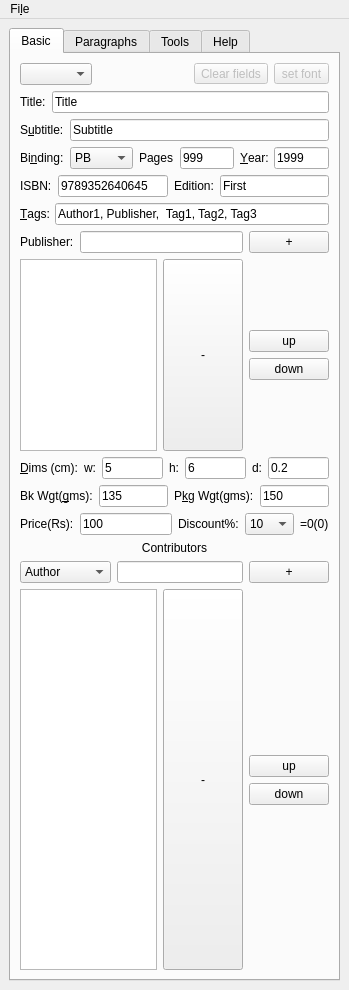
<?xml version="1.0" encoding="UTF-8"?>
<ui version="4.0">
 <class>MainWindow</class>
 <widget class="QMainWindow" name="MainWindow">
  <property name="geometry">
   <rect>
    <x>0</x>
    <y>0</y>
    <width>349</width>
    <height>990</height>
   </rect>
  </property>
  <property name="sizePolicy">
   <sizepolicy hsizetype="Minimum" vsizetype="Minimum">
    <horstretch>0</horstretch>
    <verstretch>0</verstretch>
   </sizepolicy>
  </property>
  <property name="minimumSize">
   <size>
    <width>349</width>
    <height>150</height>
   </size>
  </property>
  <property name="windowTitle">
   <string>TDB Lister</string>
  </property>
  <property name="windowOpacity">
   <double>1.000000000000000</double>
  </property>
  <property name="toolButtonStyle">
   <enum>Qt::ToolButtonIconOnly</enum>
  </property>
  <widget class="QWidget" name="centralwidget">
   <layout class="QGridLayout" name="gridLayout_7">
    <item row="0" column="0">
     <widget class="QTabWidget" name="tabWidget">
      <property name="currentIndex">
       <number>0</number>
      </property>
      <widget class="QWidget" name="tab">
       <property name="sizePolicy">
        <sizepolicy hsizetype="Preferred" vsizetype="Maximum">
         <horstretch>0</horstretch>
         <verstretch>0</verstretch>
        </sizepolicy>
       </property>
       <attribute name="title">
        <string>Basic</string>
       </attribute>
       <layout class="QGridLayout" name="gridLayout_3">
        <item row="0" column="0">
         <layout class="QGridLayout" name="gridLayout">
          <item row="5" column="0">
           <layout class="QHBoxLayout" name="horizontalLayout_4">
            <item>
             <widget class="QLabel" name="label_6">
              <property name="text">
               <string>ISBN:</string>
              </property>
              <property name="buddy">
               <cstring>lineEditISBN</cstring>
              </property>
             </widget>
            </item>
            <item>
             <widget class="QLineEdit" name="lineEditISBN">
              <property name="text">
               <string>9789352640645</string>
              </property>
             </widget>
            </item>
            <item>
             <widget class="QLabel" name="label_20">
              <property name="text">
               <string>Edition:</string>
              </property>
             </widget>
            </item>
            <item>
             <widget class="QLineEdit" name="lineEditEdition">
              <property name="text">
               <string>First</string>
              </property>
             </widget>
            </item>
           </layout>
          </item>
          <item row="6" column="0">
           <layout class="QHBoxLayout" name="horizontalLayout_5"/>
          </item>
          <item row="2" column="0">
           <layout class="QHBoxLayout" name="horizontalLayout">
            <property name="spacing">
             <number>6</number>
            </property>
            <item>
             <widget class="QLabel" name="label_2">
              <property name="text">
               <string>Title:</string>
              </property>
              <property name="buddy">
               <cstring>lineEditTitle</cstring>
              </property>
             </widget>
            </item>
            <item>
             <widget class="QLineEdit" name="lineEditTitle">
              <property name="text">
               <string>Title</string>
              </property>
             </widget>
            </item>
           </layout>
          </item>
          <item row="14" column="0">
           <layout class="QHBoxLayout" name="horizontalLayout_16">
            <item>
             <widget class="QComboBox" name="comboBoxContribType">
              <item>
               <property name="text">
                <string>Author</string>
               </property>
              </item>
              <item>
               <property name="text">
                <string>Editor</string>
               </property>
              </item>
              <item>
               <property name="text">
                <string>Illustrator</string>
               </property>
              </item>
              <item>
               <property name="text">
                <string>Translator</string>
               </property>
              </item>
              <item>
               <property name="text">
                <string>Contributor</string>
               </property>
              </item>
             </widget>
            </item>
            <item>
             <widget class="QLineEdit" name="lineEditContribValue"/>
            </item>
            <item>
             <widget class="QPushButton" name="pushButtonAddContrib">
              <property name="text">
               <string>+</string>
              </property>
             </widget>
            </item>
           </layout>
          </item>
          <item row="13" column="0">
           <widget class="QLabel" name="label">
            <property name="text">
             <string>Contributors</string>
            </property>
            <property name="alignment">
             <set>Qt::AlignCenter</set>
            </property>
           </widget>
          </item>
          <item row="7" column="0">
           <layout class="QHBoxLayout" name="horizontalLayout_6">
            <item>
             <widget class="QLabel" name="label_11">
              <property name="text">
               <string>&amp;Tags:</string>
              </property>
              <property name="buddy">
               <cstring>lineEditTags</cstring>
              </property>
             </widget>
            </item>
            <item>
             <widget class="QLineEdit" name="lineEditTags">
              <property name="text">
               <string>Author1, Publisher,  Tag1, Tag2, Tag3</string>
              </property>
             </widget>
            </item>
           </layout>
          </item>
          <item row="1" column="0">
           <layout class="QHBoxLayout" name="horizontalLayout_14">
            <item>
             <widget class="QComboBox" name="comboBoxQtStyles"/>
            </item>
            <item>
             <spacer name="horizontalSpacer">
              <property name="orientation">
               <enum>Qt::Horizontal</enum>
              </property>
              <property name="sizeHint" stdset="0">
               <size>
                <width>40</width>
                <height>20</height>
               </size>
              </property>
             </spacer>
            </item>
            <item>
             <widget class="QToolButton" name="toolButton_3">
              <property name="enabled">
               <bool>false</bool>
              </property>
              <property name="text">
               <string>Clear fields</string>
              </property>
             </widget>
            </item>
            <item>
             <widget class="QToolButton" name="toolButton_4">
              <property name="enabled">
               <bool>false</bool>
              </property>
              <property name="text">
               <string>set font</string>
              </property>
             </widget>
            </item>
           </layout>
          </item>
          <item row="10" column="0">
           <layout class="QHBoxLayout" name="horizontalLayout_7">
            <item>
             <widget class="QLabel" name="label_12">
              <property name="text">
               <string>&amp;Dims (cm):</string>
              </property>
              <property name="buddy">
               <cstring>lineEditWidth</cstring>
              </property>
             </widget>
            </item>
            <item>
             <widget class="QLabel" name="label_13">
              <property name="text">
               <string>w:</string>
              </property>
             </widget>
            </item>
            <item>
             <widget class="QLineEdit" name="lineEditWidth">
              <property name="text">
               <string>5</string>
              </property>
             </widget>
            </item>
            <item>
             <widget class="QLabel" name="label_14">
              <property name="sizePolicy">
               <sizepolicy hsizetype="Preferred" vsizetype="Preferred">
                <horstretch>0</horstretch>
                <verstretch>0</verstretch>
               </sizepolicy>
              </property>
              <property name="maximumSize">
               <size>
                <width>20</width>
                <height>51</height>
               </size>
              </property>
              <property name="text">
               <string>h:</string>
              </property>
              <property name="buddy">
               <cstring>lineEditHeight</cstring>
              </property>
             </widget>
            </item>
            <item>
             <widget class="QLineEdit" name="lineEditHeight">
              <property name="text">
               <string>6</string>
              </property>
             </widget>
            </item>
            <item>
             <widget class="QLabel" name="label_15">
              <property name="text">
               <string>d:</string>
              </property>
              <property name="buddy">
               <cstring>lineEditDepth</cstring>
              </property>
             </widget>
            </item>
            <item>
             <widget class="QLineEdit" name="lineEditDepth">
              <property name="text">
               <string>0.2</string>
              </property>
             </widget>
            </item>
           </layout>
          </item>
          <item row="9" column="0">
           <layout class="QHBoxLayout" name="horizontalLayout_18">
            <item>
             <widget class="QListView" name="listViewBkPublishers"/>
            </item>
            <item>
             <widget class="QPushButton" name="pushButtonDeletePublisher">
              <property name="sizePolicy">
               <sizepolicy hsizetype="Minimum" vsizetype="Expanding">
                <horstretch>0</horstretch>
                <verstretch>0</verstretch>
               </sizepolicy>
              </property>
              <property name="text">
               <string>-</string>
              </property>
             </widget>
            </item>
            <item>
             <layout class="QVBoxLayout" name="verticalLayout_2">
              <item>
               <spacer name="verticalSpacer_2">
                <property name="orientation">
                 <enum>Qt::Vertical</enum>
                </property>
                <property name="sizeHint" stdset="0">
                 <size>
                  <width>20</width>
                  <height>40</height>
                 </size>
                </property>
               </spacer>
              </item>
              <item>
               <widget class="QPushButton" name="pushButtonMovePublisherUp">
                <property name="text">
                 <string>up</string>
                </property>
               </widget>
              </item>
              <item>
               <widget class="QPushButton" name="pushButtonMovePublisherDown">
                <property name="text">
                 <string>down</string>
                </property>
               </widget>
              </item>
              <item>
               <spacer name="verticalSpacer">
                <property name="orientation">
                 <enum>Qt::Vertical</enum>
                </property>
                <property name="sizeHint" stdset="0">
                 <size>
                  <width>20</width>
                  <height>40</height>
                 </size>
                </property>
               </spacer>
              </item>
             </layout>
            </item>
           </layout>
          </item>
          <item row="3" column="0">
           <layout class="QHBoxLayout" name="horizontalLayout_2">
            <property name="spacing">
             <number>6</number>
            </property>
            <item>
             <widget class="QLabel" name="label_3">
              <property name="text">
               <string>S&amp;ubtitle:</string>
              </property>
              <property name="buddy">
               <cstring>lineEditSubtitle</cstring>
              </property>
             </widget>
            </item>
            <item>
             <widget class="QLineEdit" name="lineEditSubtitle">
              <property name="text">
               <string>Subtitle</string>
              </property>
             </widget>
            </item>
           </layout>
          </item>
          <item row="4" column="0">
           <layout class="QHBoxLayout" name="horizontalLayout_3">
            <item>
             <widget class="QLabel" name="label_4">
              <property name="text">
               <string>Bi&amp;nding:</string>
              </property>
              <property name="buddy">
               <cstring>comboBoxBinding</cstring>
              </property>
             </widget>
            </item>
            <item>
             <widget class="QComboBox" name="comboBoxBinding">
              <item>
               <property name="text">
                <string>PB</string>
               </property>
              </item>
              <item>
               <property name="text">
                <string>HB</string>
               </property>
              </item>
              <item>
               <property name="text">
                <string>CS</string>
               </property>
              </item>
              <item>
               <property name="text">
                <string>EPUB</string>
               </property>
              </item>
              <item>
               <property name="text">
                <string>MOBI</string>
               </property>
              </item>
              <item>
               <property name="text">
                <string>PDF</string>
               </property>
              </item>
             </widget>
            </item>
            <item>
             <widget class="QLabel" name="label_5">
              <property name="text">
               <string>Pages</string>
              </property>
              <property name="buddy">
               <cstring>lineEditPageCount</cstring>
              </property>
             </widget>
            </item>
            <item>
             <widget class="QLineEdit" name="lineEditPageCount">
              <property name="text">
               <string>999</string>
              </property>
             </widget>
            </item>
            <item>
             <widget class="QLabel" name="label_Year">
              <property name="sizePolicy">
               <sizepolicy hsizetype="Preferred" vsizetype="Preferred">
                <horstretch>0</horstretch>
                <verstretch>0</verstretch>
               </sizepolicy>
              </property>
              <property name="text">
               <string>&amp;Year:</string>
              </property>
              <property name="buddy">
               <cstring>lineEditYear</cstring>
              </property>
             </widget>
            </item>
            <item>
             <widget class="QLineEdit" name="lineEditYear">
              <property name="text">
               <string>1999</string>
              </property>
             </widget>
            </item>
           </layout>
          </item>
          <item row="11" column="0">
           <layout class="QHBoxLayout" name="horizontalLayout_8">
            <item>
             <widget class="QLabel" name="label_16">
              <property name="text">
               <string>Bk Wgt(&amp;gms):</string>
              </property>
              <property name="buddy">
               <cstring>lineEditBkWeight</cstring>
              </property>
             </widget>
            </item>
            <item>
             <widget class="QLineEdit" name="lineEditBkWeight">
              <property name="text">
               <string>135</string>
              </property>
             </widget>
            </item>
            <item>
             <widget class="QLabel" name="label_17">
              <property name="text">
               <string>P&amp;kg Wgt(gms):</string>
              </property>
              <property name="buddy">
               <cstring>lineEditPkgWeight</cstring>
              </property>
             </widget>
            </item>
            <item>
             <widget class="QLineEdit" name="lineEditPkgWeight">
              <property name="text">
               <string>150</string>
              </property>
             </widget>
            </item>
           </layout>
          </item>
          <item row="8" column="0">
           <layout class="QHBoxLayout" name="horizontalLayout_9">
            <item>
             <widget class="QLabel" name="label_7">
              <property name="text">
               <string>Publisher:</string>
              </property>
             </widget>
            </item>
            <item>
             <widget class="QLineEdit" name="lineEditPublisher"/>
            </item>
            <item>
             <widget class="QPushButton" name="pushButtonAddPublisher">
              <property name="text">
               <string>+</string>
              </property>
             </widget>
            </item>
           </layout>
          </item>
          <item row="12" column="0">
           <layout class="QHBoxLayout" name="horizontalLayout_19">
            <item>
             <widget class="QLabel" name="label_18">
              <property name="text">
               <string>Price(Rs):</string>
              </property>
             </widget>
            </item>
            <item>
             <widget class="QLineEdit" name="lineEditPrice">
              <property name="text">
               <string>100</string>
              </property>
             </widget>
            </item>
            <item>
             <widget class="QLabel" name="label_19">
              <property name="text">
               <string>Discount%:</string>
              </property>
             </widget>
            </item>
            <item>
             <widget class="QComboBox" name="comboBoxDiscount">
              <property name="sizePolicy">
               <sizepolicy hsizetype="Minimum" vsizetype="Fixed">
                <horstretch>0</horstretch>
                <verstretch>0</verstretch>
               </sizepolicy>
              </property>
              <property name="maximumSize">
               <size>
                <width>49</width>
                <height>16777215</height>
               </size>
              </property>
              <item>
               <property name="text">
                <string>10</string>
               </property>
              </item>
              <item>
               <property name="text">
                <string>15</string>
               </property>
              </item>
              <item>
               <property name="text">
                <string>TDB Auto</string>
               </property>
              </item>
             </widget>
            </item>
            <item>
             <widget class="QLabel" name="labelPriceAfterDiscount">
              <property name="text">
               <string>=0(0)</string>
              </property>
             </widget>
            </item>
           </layout>
          </item>
         </layout>
        </item>
        <item row="1" column="0">
         <layout class="QHBoxLayout" name="horizontalLayout_17">
          <item>
           <widget class="QTableView" name="tableViewContributor">
            <property name="selectionMode">
             <enum>QAbstractItemView::SingleSelection</enum>
            </property>
            <property name="selectionBehavior">
             <enum>QAbstractItemView::SelectItems</enum>
            </property>
            <attribute name="horizontalHeaderVisible">
             <bool>true</bool>
            </attribute>
            <attribute name="horizontalHeaderDefaultSectionSize">
             <number>150</number>
            </attribute>
            <attribute name="horizontalHeaderHighlightSections">
             <bool>true</bool>
            </attribute>
            <attribute name="verticalHeaderVisible">
             <bool>true</bool>
            </attribute>
           </widget>
          </item>
          <item>
           <widget class="QPushButton" name="pushButtonDeleteContrib">
            <property name="sizePolicy">
             <sizepolicy hsizetype="Minimum" vsizetype="Expanding">
              <horstretch>0</horstretch>
              <verstretch>0</verstretch>
             </sizepolicy>
            </property>
            <property name="text">
             <string>-</string>
            </property>
           </widget>
          </item>
          <item>
           <layout class="QVBoxLayout" name="verticalLayout_3">
            <item>
             <spacer name="verticalSpacer_3">
              <property name="orientation">
               <enum>Qt::Vertical</enum>
              </property>
              <property name="sizeHint" stdset="0">
               <size>
                <width>20</width>
                <height>40</height>
               </size>
              </property>
             </spacer>
            </item>
            <item>
             <widget class="QPushButton" name="pushButtonMoveContribUp">
              <property name="text">
               <string>up</string>
              </property>
             </widget>
            </item>
            <item>
             <widget class="QPushButton" name="pushButtonMoveContribDown">
              <property name="text">
               <string>down</string>
              </property>
             </widget>
            </item>
            <item>
             <spacer name="verticalSpacer_4">
              <property name="orientation">
               <enum>Qt::Vertical</enum>
              </property>
              <property name="sizeHint" stdset="0">
               <size>
                <width>20</width>
                <height>40</height>
               </size>
              </property>
             </spacer>
            </item>
           </layout>
          </item>
         </layout>
        </item>
       </layout>
      </widget>
      <widget class="QWidget" name="tab_2">
       <attribute name="title">
        <string>Paragraphs</string>
       </attribute>
       <layout class="QGridLayout" name="gridLayout_5">
        <item row="0" column="0">
         <layout class="QGridLayout" name="gridLayout_2">
          <item row="0" column="0">
           <widget class="QLabel" name="label_8">
            <property name="sizePolicy">
             <sizepolicy hsizetype="Preferred" vsizetype="Preferred">
              <horstretch>0</horstretch>
              <verstretch>0</verstretch>
             </sizepolicy>
            </property>
            <property name="acceptDrops">
             <bool>false</bool>
            </property>
            <property name="text">
             <string>Long Description</string>
            </property>
            <property name="textFormat">
             <enum>Qt::AutoText</enum>
            </property>
            <property name="alignment">
             <set>Qt::AlignCenter</set>
            </property>
           </widget>
          </item>
          <item row="1" column="0">
           <widget class="QPlainTextEdit" name="plainTextEditLongDesc">
            <property name="plainText">
             <string>This is a 
Long Description</string>
            </property>
           </widget>
          </item>
          <item row="2" column="0">
           <widget class="QLabel" name="label_9">
            <property name="text">
             <string>Short Description</string>
            </property>
            <property name="alignment">
             <set>Qt::AlignCenter</set>
            </property>
           </widget>
          </item>
          <item row="3" column="0">
           <widget class="QPlainTextEdit" name="plainTextEditShortDesc">
            <property name="plainText">
             <string>This is a
Short Description</string>
            </property>
           </widget>
          </item>
          <item row="4" column="0">
           <widget class="QLabel" name="label_10">
            <property name="text">
             <string>About Contributors</string>
            </property>
            <property name="alignment">
             <set>Qt::AlignCenter</set>
            </property>
           </widget>
          </item>
          <item row="5" column="0">
           <widget class="QPlainTextEdit" name="plainTextEditAboutContribs">
            <property name="plainText">
             <string>Cotributor 1 is an author.

Contributor 2 is an illustrator.

Cotributor 3 is an author.</string>
            </property>
           </widget>
          </item>
         </layout>
        </item>
       </layout>
      </widget>
      <widget class="QWidget" name="tab_3">
       <attribute name="title">
        <string>Tools</string>
       </attribute>
       <layout class="QGridLayout" name="gridLayout_9">
        <item row="0" column="2">
         <widget class="QToolBox" name="toolBox">
          <property name="currentIndex">
           <number>0</number>
          </property>
          <widget class="QWidget" name="page">
           <property name="geometry">
            <rect>
             <x>0</x>
             <y>0</y>
             <width>317</width>
             <height>865</height>
            </rect>
           </property>
           <attribute name="label">
            <string>TDB Tools</string>
           </attribute>
           <layout class="QGridLayout" name="gridLayout_4">
            <item row="4" column="0">
             <widget class="QScrollArea" name="scrollArea">
              <property name="widgetResizable">
               <bool>true</bool>
              </property>
              <widget class="QWidget" name="scrollAreaWidgetContents">
               <property name="geometry">
                <rect>
                 <x>0</x>
                 <y>0</y>
                 <width>301</width>
                 <height>849</height>
                </rect>
               </property>
               <layout class="QGridLayout" name="gridLayout_8">
                <item row="0" column="0">
                 <layout class="QVBoxLayout" name="verticalLayout">
                  <item>
                   <widget class="QGroupBox" name="groupBox_5">
                    <property name="title">
                     <string>Title</string>
                    </property>
                    <layout class="QGridLayout" name="gridLayout_12">
                     <item row="2" column="0">
                      <widget class="QPushButton" name="pushButtonTDBCopyTags">
                       <property name="text">
                        <string>Copy tags</string>
                       </property>
                      </widget>
                     </item>
                     <item row="0" column="0">
                      <layout class="QHBoxLayout" name="horizontalLayout_13">
                       <item>
                        <widget class="QPushButton" name="pushButtonCopyTDBTitle">
                         <property name="text">
                          <string>Copy Title</string>
                         </property>
                        </widget>
                       </item>
                       <item>
                        <widget class="QPushButton" name="pushButtonTDBCopyISBN">
                         <property name="text">
                          <string>Copy isbn</string>
                         </property>
                        </widget>
                       </item>
                      </layout>
                     </item>
                    </layout>
                   </widget>
                  </item>
                  <item>
                   <widget class="QGroupBox" name="groupBox_3">
                    <property name="title">
                     <string>Long Desc</string>
                    </property>
                    <layout class="QGridLayout" name="gridLayout_10">
                     <item row="1" column="0">
                      <layout class="QHBoxLayout" name="horizontalLayout_11">
                       <item>
                        <widget class="QPushButton" name="pushButtonPrevwLongDesc">
                         <property name="text">
                          <string>Preview</string>
                         </property>
                        </widget>
                       </item>
                       <item>
                        <widget class="QPushButton" name="pushButtonTDBCopyLongDesc">
                         <property name="text">
                          <string>Copy</string>
                         </property>
                        </widget>
                       </item>
                      </layout>
                     </item>
                    </layout>
                   </widget>
                  </item>
                  <item>
                   <widget class="QGroupBox" name="groupBox_2">
                    <property name="title">
                     <string>Short Desc</string>
                    </property>
                    <layout class="QGridLayout" name="gridLayout_11">
                     <item row="0" column="0">
                      <layout class="QHBoxLayout" name="horizontalLayout_10">
                       <item>
                        <widget class="QPushButton" name="pushButtonPrevwShrtDesc">
                         <property name="text">
                          <string>Preview</string>
                         </property>
                        </widget>
                       </item>
                       <item>
                        <widget class="QPushButton" name="pushButtonTDBCopyShortDesc">
                         <property name="text">
                          <string>Copy</string>
                         </property>
                        </widget>
                       </item>
                      </layout>
                     </item>
                    </layout>
                   </widget>
                  </item>
                  <item>
                   <widget class="QGroupBox" name="groupBox_4">
                    <property name="title">
                     <string>About Contributors</string>
                    </property>
                    <layout class="QGridLayout" name="gridLayout_13">
                     <item row="0" column="0">
                      <layout class="QHBoxLayout" name="horizontalLayout_12">
                       <item>
                        <widget class="QPushButton" name="pushButtonPrevwAbtContribs">
                         <property name="text">
                          <string>Preview</string>
                         </property>
                        </widget>
                       </item>
                       <item>
                        <widget class="QPushButton" name="pushButtonTDBCopyAboutContribs">
                         <property name="text">
                          <string>Copy</string>
                         </property>
                        </widget>
                       </item>
                      </layout>
                     </item>
                     <item row="1" column="0">
                      <widget class="QGroupBox" name="groupBox_6">
                       <property name="title">
                        <string>Other data popup</string>
                       </property>
                       <layout class="QGridLayout" name="gridLayout_14">
                        <item row="0" column="0">
                         <layout class="QHBoxLayout" name="horizontalLayout_15">
                          <item>
                           <widget class="QPushButton" name="pushButtonTDBOtherDataPopup">
                            <property name="text">
                             <string>show popup</string>
                            </property>
                           </widget>
                          </item>
                         </layout>
                        </item>
                       </layout>
                      </widget>
                     </item>
                    </layout>
                   </widget>
                  </item>
                 </layout>
                </item>
               </layout>
              </widget>
             </widget>
            </item>
           </layout>
          </widget>
         </widget>
        </item>
       </layout>
      </widget>
      <widget class="QWidget" name="tab_4">
       <attribute name="title">
        <string>Help</string>
       </attribute>
       <layout class="QGridLayout" name="gridLayout_6">
        <item row="0" column="0">
         <widget class="QLabel" name="label_QwikHelp">
          <property name="text">
           <string>&lt;html&gt;&lt;head/&gt;&lt;body&gt;&lt;p&gt;Keyboard Shortcuts:&lt;/p&gt;&lt;/body&gt;&lt;/html&gt;</string>
          </property>
          <property name="alignment">
           <set>Qt::AlignLeading|Qt::AlignLeft|Qt::AlignTop</set>
          </property>
          <property name="wordWrap">
           <bool>true</bool>
          </property>
         </widget>
        </item>
        <item row="1" column="0">
         <widget class="QTextBrowser" name="textBrowser">
          <property name="html">
           <string>&lt;!DOCTYPE HTML PUBLIC &quot;-//W3C//DTD HTML 4.0//EN&quot; &quot;http://www.w3.org/TR/REC-html40/strict.dtd&quot;&gt;
&lt;html&gt;&lt;head&gt;&lt;meta name=&quot;qrichtext&quot; content=&quot;1&quot; /&gt;&lt;style type=&quot;text/css&quot;&gt;
p, li { white-space: pre-wrap; }
&lt;/style&gt;&lt;/head&gt;&lt;body style=&quot; font-family:'Noto Sans'; font-size:10pt; font-weight:400; font-style:normal;&quot;&gt;
&lt;p style=&quot; margin-top:0px; margin-bottom:0px; margin-left:0px; margin-right:0px; -qt-block-indent:0; text-indent:0px;&quot;&gt;&lt;span style=&quot; font-weight:600;&quot;&gt;Inside input boxes (single/multiline)&lt;/span&gt;&lt;/p&gt;
&lt;p style=&quot; margin-top:12px; margin-bottom:12px; margin-left:0px; margin-right:0px; -qt-block-indent:0; text-indent:0px;&quot;&gt;Ctrl + l =&amp;gt; (ctrl + small L) change selection to lowercase&lt;/p&gt;
&lt;p style=&quot; margin-top:12px; margin-bottom:12px; margin-left:0px; margin-right:0px; -qt-block-indent:0; text-indent:0px;&quot;&gt;Ctrl + u =&amp;gt; Change first letter of selection to uppercase others to lowercase. (Hint) can select a space to make all lowercase)&lt;/p&gt;
&lt;p style=&quot; margin-top:12px; margin-bottom:12px; margin-left:0px; margin-right:0px; -qt-block-indent:0; text-indent:0px;&quot;&gt;ctrl + / =&amp;gt; Insert an opening &amp;lt;i&amp;gt; tag and place the cursor just before letter &amp;quot;i&amp;quot;&lt;/p&gt;&lt;/body&gt;&lt;/html&gt;</string>
          </property>
         </widget>
        </item>
       </layout>
      </widget>
     </widget>
    </item>
   </layout>
  </widget>
  <widget class="QMenuBar" name="menuBar">
   <property name="geometry">
    <rect>
     <x>0</x>
     <y>0</y>
     <width>349</width>
     <height>32</height>
    </rect>
   </property>
   <widget class="QMenu" name="menuFile">
    <property name="title">
     <string>Fi&amp;le</string>
    </property>
    <addaction name="actionOpen"/>
    <addaction name="actionSave"/>
   </widget>
   <addaction name="menuFile"/>
  </widget>
  <action name="actionOpen">
   <property name="enabled">
    <bool>false</bool>
   </property>
   <property name="text">
    <string>&amp;Open</string>
   </property>
  </action>
  <action name="actionSave">
   <property name="enabled">
    <bool>false</bool>
   </property>
   <property name="text">
    <string>&amp;Save</string>
   </property>
  </action>
 </widget>
 <tabstops>
  <tabstop>tabWidget</tabstop>
  <tabstop>lineEditTitle</tabstop>
  <tabstop>lineEditSubtitle</tabstop>
  <tabstop>comboBoxBinding</tabstop>
  <tabstop>lineEditPageCount</tabstop>
  <tabstop>lineEditYear</tabstop>
  <tabstop>lineEditISBN</tabstop>
  <tabstop>lineEditTags</tabstop>
  <tabstop>lineEditWidth</tabstop>
  <tabstop>lineEditHeight</tabstop>
  <tabstop>lineEditDepth</tabstop>
  <tabstop>lineEditBkWeight</tabstop>
  <tabstop>lineEditPkgWeight</tabstop>
  <tabstop>plainTextEditLongDesc</tabstop>
  <tabstop>plainTextEditShortDesc</tabstop>
  <tabstop>plainTextEditAboutContribs</tabstop>
  <tabstop>textBrowser</tabstop>
 </tabstops>
 <resources>
  <include location="../../static_resources/icons/icons.qrc"/>
 </resources>
 <connections/>
</ui>
